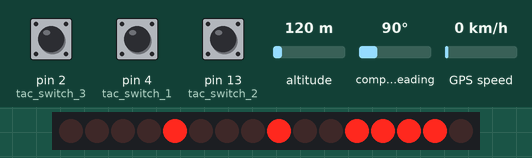
Bench run of a sketch on a simulated Arduino Uno, built with avr-gcc and run on an emulated ATmega328P. Shown: 16 shift-register outputs drawn as a row of LEDs (first output left, lit = HIGH). Wiring (inferred from the names in the program): 2 × shift register (74HC595): data pin 11; shift clock pin 12; latch pin 8. Wiring (inferred from the signals the program sends): row of LEDs: on Q0, Q1, Q2, Q3, Q4, Q5, Q6, Q7, Q8, Q9, Q10, Q11, Q12, Q13, Q14, Q15. The test bench sets the inputs (shaded band); at power-on: pin 2 (tac_switch_3) LOW, pin 4 (tac_switch_1) LOW, pin 13 (tac_switch_2) LOW, altitude 120 m, compass heading 90°, GPS speed 0 km/h. Random numbers use the default seed unless the sketch sets one; the GPS gets a fix after 3 s at 37.7749, -122.4194 with 8 satellites.

Above: at 1.2 s.
1.3 s: pin 2 (tac_switch_3) pulled HIGH for 0.15 s
At 6.3 s:
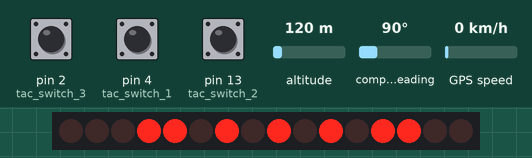
At 11.2 s:
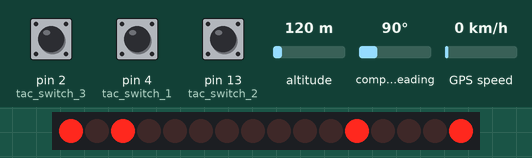
Timing chart, 0 to 32.3 s (numbered marks = the images above; inputs shaded):
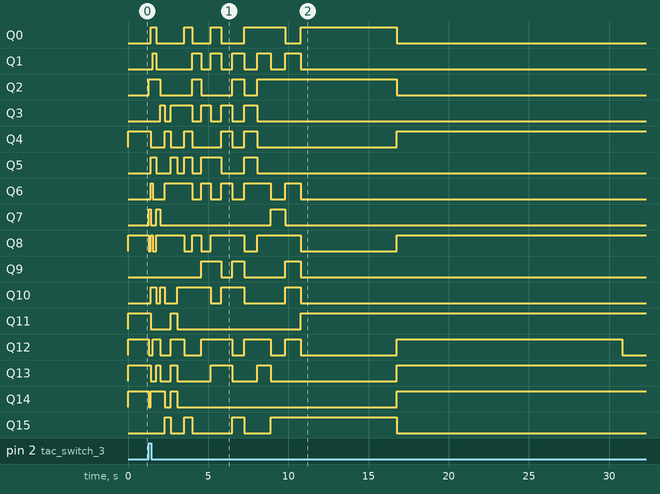

The sketch:

NixieClock.ino
```cpp
/*
* NixieClock
*
* Code to run a Nixie Clock designed by Colin Luoma
*
* Uses a GPS devices to get current time
*/

#include <TinyGPS++.h>
#include <SoftwareSerial.h>

// Global variables
TinyGPSPlus gps;
SoftwareSerial ss(0, 1);

uint8_t hour_ten = 0;
uint8_t hour_one = 0;
uint8_t minute_ten = 0;
uint8_t minute_one = 0;
uint8_t hour_offset = 0;

int debounce = 0;
unsigned long debounce_time = 0;

// Turn to 0 when tac switch 3 is pressed for the first time
int first_t3_press = 1;

// Pin Definitions
int tac_switch_1 = 4;
int tac_switch_2 = 13;
int tac_switch_3 = 2;
int tac_switch_4 = 7;
int latchPin = 8;
int clockPin = 12;
int dataPin = 11;

void
setup()
{
    // Init serial stuff
    Serial.begin(9600);
    ss.begin(9600);

    // Setup pins
    pinMode(tac_switch_1, INPUT);
    pinMode(tac_switch_2, INPUT);
    pinMode(tac_switch_3, INPUT);
    pinMode(tac_switch_4, INPUT);
    pinMode(latchPin, OUTPUT);
    pinMode(clockPin, OUTPUT);
    pinMode(dataPin, OUTPUT);
}

uint8_t
reverse_digit(uint8_t digit)
// Because I'm an idiot and the nixie tube leads are mirrored on the PCB
// This fixes the output
{
    switch(digit)
    {
        case 0:
            return 1;
        case 1:
            return 0;
        case 2:
            return 9;
        case 3:
            return 8;
        case 4:
            return 7;
        case 5:
            return 6;
        case 6:
            return 5;
        case 7:
            return 4;
        case 8:
            return 3;
        case 9:
            return 2;
    }
}

void
get_time()
// Parses the current time from GPS data and stores digits for each nixie
{
    hour_ten = ((gps.time.hour() + hour_offset) % 24) / 10;
    hour_one = ((gps.time.hour() + hour_offset) % 24) % 10;
    minute_ten = gps.time.minute() / 10;
    minute_one = gps.time.minute() % 10;
}

void
write_digits(uint8_t dig1, uint8_t dig2, uint8_t dig3, uint8_t dig4)
// Displays the supplied numbers on the Nixie Tubes, dig1 is the leftmost tube
{
    // Latch shift registers
    digitalWrite(latchPin, LOW);
    // Shift out the bits
    shiftOut(dataPin, clockPin, MSBFIRST,
        (reverse_digit(dig4) << 4)+reverse_digit(dig3));
    shiftOut(dataPin, clockPin, MSBFIRST,
        (reverse_digit(dig2) << 4)+reverse_digit(dig1));
    // Un-latch
    digitalWrite(latchPin, HIGH);
}

void
burn_in()
// Sequentially goes through each digit on the nixie tubes for 30s
// This is to extend the life of the tubes
{
    for(int i = 9; i >= 0; i--)
    {
        write_digits(i, i, i, i);
        delay(30000);
    }
}

void
matrix_random()
// Displays random numbers at increasingly long intervals
{
    int delay_time = 100;
    while (delay_time <= 1000)
    {
        write_digits(rand()%10, rand()%10, rand()%10, rand()%10);
        delay(delay_time);
        delay_time += 50;
    }

    delay(5000);
}

void
loop()
{
    // Read data from GPS
    while (ss.available() > 0)
        gps.encode(ss.read());

    // Read tac switch 1, this switch increments the hour offset by 1
    if (digitalRead(tac_switch_1) == HIGH && debounce == 0)
    {
        hour_offset += 1;
        hour_offset %= 24;

        debounce = 1;
        debounce_time = millis();
    }

    // Read tac switch 2, this starts a 'burn-in' sequence for the nixie tubes
    if (digitalRead(tac_switch_2) == HIGH && debounce == 0)
    {
        burn_in();
    }

    // Read tac switch 3, this generates a matrix-style random 4-digit number
    if (digitalRead(tac_switch_3) == HIGH && debounce == 0)
    {
        if (first_t3_press)
        {
            srand(millis() + analogRead(A0));
            first_t3_press = 0;
        }
        matrix_random();
    }


    // Monitor debounce timings
    if ((millis() - debounce_time) > 500)
        debounce = 0;

    // Parse current time from GPS data
    get_time();

    // Send time to display on nixies
    write_digits(hour_ten, hour_one, minute_ten, minute_one);
}
```
